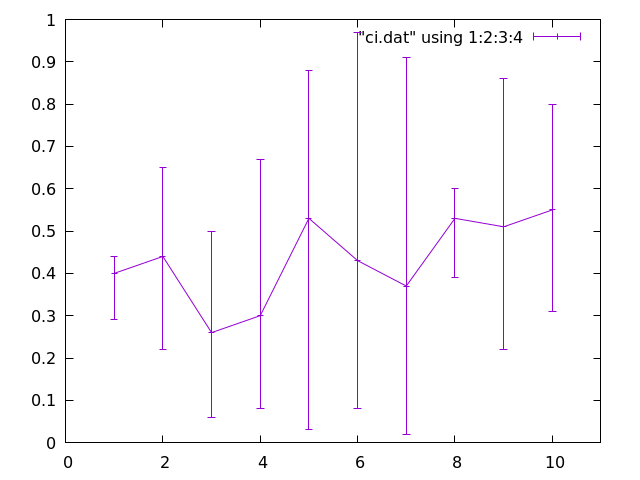

Recreate this plot in gnuplot.
#!/usr/bin/gnuplot -persist
#
#
#    	G N U P L O T
#    	Version 5.2 patchlevel 2    last modified 2017-11-01
#
#    	Copyright (C) 1986-1993, 1998, 2004, 2007-2017
#    	Thomas Williams, Colin Kelley and many others
#
#    	gnuplot home:     http://www.gnuplot.info
#    	faq, bugs, etc:   type "help FAQ"
#    	immediate help:   type "help"  (plot window: hit 'h')
# set terminal pngcairo  background "#ffffff" enhanced fontscale 1.0 size 640, 480
# set output
unset clip points
set clip one
unset clip two
set errorbars front 1.000000
set border 31 front lt black linewidth 1.000 dashtype solid
set zdata
set ydata
set xdata
set y2data
set x2data
set boxwidth
set style fill  empty border
set style rectangle back fc  bgnd fillstyle   solid 1.00 border lt -1
set style circle radius graph 0.02
set style ellipse size graph 0.05, 0.03 angle 0 units xy
set dummy x, y
set format x "% h"
set format y "% h"
set format x2 "% h"
set format y2 "% h"
set format z "% h"
set format cb "% h"
set format r "% h"
set ttics format "% h"
set timefmt "%d/%m/%y,%H:%M"
set angles radians
set tics back
unset grid
unset raxis
set theta counterclockwise right
set style parallel front  lt black linewidth 2.000 dashtype solid
set key title "" center
set key fixed right top vertical Right noreverse enhanced autotitle nobox
set key noinvert samplen 4 spacing 1 width 0 height 0
set key maxcolumns 0 maxrows 0
set key noopaque
unset label
unset arrow
set style increment default
unset style line
unset style arrow
set style histogram clustered gap 2 title textcolor lt -1
unset object
set style textbox transparent margins  1.0,  1.0 border  lt -1 linewidth  1.0
set offsets 0, 0, 0, 0
set pointsize 1
set pointintervalbox 1
set encoding default
unset polar
unset parametric
unset decimalsign
unset micro
unset minussign
set view 60, 30, 1, 1
set view azimuth 0
set rgbmax 255
set samples 100, 100
set isosamples 10, 10
set surface
unset contour
set cntrlabel  format '%8.3g' font '' start 5 interval 20
set mapping cartesian
set datafile separator whitespace
unset hidden3d
set cntrparam order 4
set cntrparam linear
set cntrparam levels auto 5
set cntrparam points 5
set size ratio 0 1,1
set origin 0,0
set style data points
set style function lines
unset xzeroaxis
unset yzeroaxis
unset zzeroaxis
unset x2zeroaxis
unset y2zeroaxis
set xyplane relative 0.5
set tics scale  1, 0.5, 1, 1, 1
set mxtics default
set mytics default
set mztics default
set mx2tics default
set my2tics default
set mcbtics default
set mrtics default
set nomttics
set xtics border in scale 1,0.5 mirror norotate  autojustify
set xtics  norangelimit autofreq
set ytics border in scale 1,0.5 mirror norotate  autojustify
set ytics  norangelimit autofreq
set ztics border in scale 1,0.5 nomirror norotate  autojustify
set ztics  norangelimit autofreq
unset x2tics
unset y2tics
set cbtics border in scale 1,0.5 mirror norotate  autojustify
set cbtics  norangelimit autofreq
set rtics axis in scale 1,0.5 nomirror norotate  autojustify
set rtics  norangelimit autofreq
unset ttics
set title ""
set title  font "" norotate
set timestamp bottom
set timestamp ""
set timestamp  font "" norotate
set trange [ * : * ] noreverse nowriteback
set urange [ * : * ] noreverse nowriteback
set vrange [ * : * ] noreverse nowriteback
set xlabel ""
set xlabel  font "" textcolor lt -1 norotate
set x2label ""
set x2label  font "" textcolor lt -1 norotate
set xrange [ * : * ] noreverse nowriteback
set x2range [ * : * ] noreverse nowriteback
set ylabel ""
set ylabel  font "" textcolor lt -1 rotate
set y2label ""
set y2label  font "" textcolor lt -1 rotate
set yrange [ * : * ] noreverse nowriteback
set y2range [ * : * ] noreverse nowriteback
set zlabel ""
set zlabel  font "" textcolor lt -1 norotate
set zrange [ * : * ] noreverse nowriteback
set cblabel ""
set cblabel  font "" textcolor lt -1 rotate
set cbrange [ * : * ] noreverse nowriteback
set rlabel ""
set rlabel  font "" textcolor lt -1 norotate
set rrange [ * : * ] noreverse nowriteback
unset logscale
unset jitter
set zero 1e-08
set lmargin  -1
set bmargin  -1
set rmargin  -1
set tmargin  -1
set locale "en_US.UTF-8"
set pm3d explicit at s
set pm3d scansautomatic
set pm3d interpolate 1,1 flush begin noftriangles noborder corners2color mean
set pm3d nolighting
set palette positive nops_allcF maxcolors 0 gamma 1.5 color model RGB
set palette rgbformulae 7, 5, 15
set colorbox default
set colorbox vertical origin screen 0.9, 0.2 size screen 0.05, 0.6 front  noinvert bdefault
set style boxplot candles range  1.50 outliers pt 7 separation 1 labels auto unsorted
set loadpath
set fontpath
set psdir
set fit brief errorvariables nocovariancevariables errorscaling prescale nowrap v5
GNUTERM = "qt"
## Last datafile plotted: "ci.dat"
plot [0:11] "ci.dat" using 1:2:3:4 with yerrorlines
#    EOF
